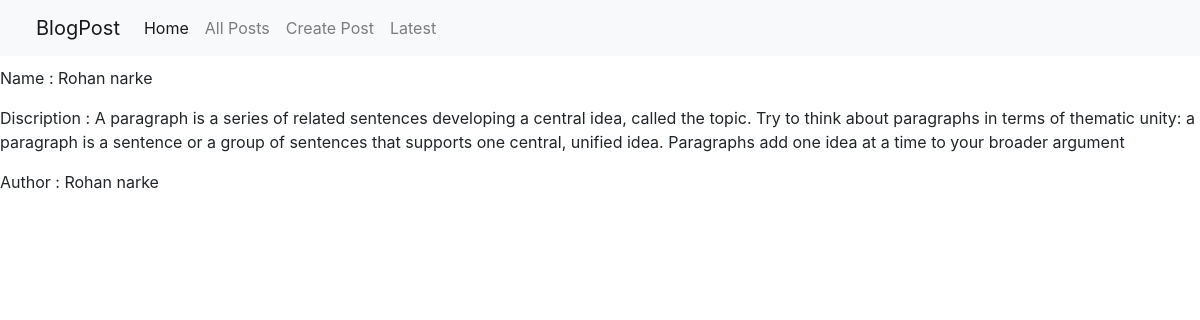
The page /latest/ on the database its author committed.
### user/models.py (models this page shows, shortened)
class Post(models.Model):
	name = models.CharField(blank = False,max_length = 100)
	email = models.EmailField()
	discription = models.TextField(blank = False)
	author = models.CharField(default = "Unknown author",max_length = 100)

### user/views.py (the view)
# urls.py: path('latest/', latest_post , name='latest_post'),
def latest_post(request):
	obj = Post.objects.all()
	o = list(obj)
	new = o[-1]
	context = {
	'post':new
	}
	return render(request,'latest_post.html',context)

### src/templates/latest_post.html (shortened to what this page needs)
{% extends 'base.html' %}
{% block content %}
{% include 'nav_bar.html' %}
	<p style="margin-top: 10px">Name : {{ post.name }} </p>
	<p>Discription : {{ post.discription }}</p>
	<p>Author : {{ post.author }}</p>
{% endblock %}

### rows shown on the page
Post: name "Rohan narke", discription "A paragraph is a series of related sentences developing a central idea, called the topic. Try to think about paragraphs in terms of thematic unity: a paragraph is a sentence or a group of sentences that supports one central, unified idea. Paragraphs add one idea at a time to your broader argument", author "Rohan narke"
